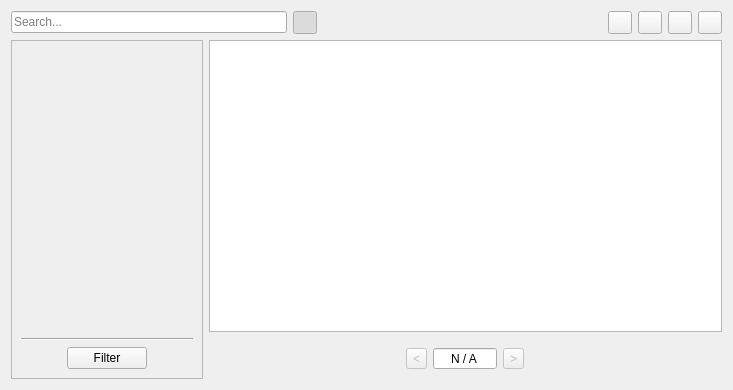
<?xml version="1.0" encoding="UTF-8"?>
<ui version="4.0">
 <class>Widgetry::DataInterface</class>
 <widget class="QWidget" name="Widgetry::DataInterface">
  <property name="geometry">
   <rect>
    <x>0</x>
    <y>0</y>
    <width>733</width>
    <height>390</height>
   </rect>
  </property>
  <property name="windowTitle">
   <string notr="true">Interface</string>
  </property>
  <layout class="QGridLayout" name="interfaceLayout" columnstretch="0,0,1">
   <item row="1" column="1" colspan="2">
    <widget class="QTableView" name="tableView">
     <property name="contextMenuPolicy">
      <enum>Qt::ContextMenuPolicy::CustomContextMenu</enum>
     </property>
     <property name="editTriggers">
      <set>QAbstractItemView::EditTrigger::NoEditTriggers</set>
     </property>
     <property name="selectionBehavior">
      <enum>QAbstractItemView::SelectionBehavior::SelectRows</enum>
     </property>
     <property name="sortingEnabled">
      <bool>true</bool>
     </property>
    </widget>
   </item>
   <item row="1" column="0" rowspan="2">
    <widget class="QFrame" name="filterFrame">
     <property name="frameShape">
      <enum>QFrame::Shape::StyledPanel</enum>
     </property>
     <layout class="QGridLayout" name="gridLayout_3">
      <item row="2" column="0">
       <spacer name="horizontalSpacer_4">
        <property name="orientation">
         <enum>Qt::Orientation::Horizontal</enum>
        </property>
        <property name="sizeHint" stdset="0">
         <size>
          <width>40</width>
          <height>20</height>
         </size>
        </property>
       </spacer>
      </item>
      <item row="2" column="2">
       <spacer name="horizontalSpacer_5">
        <property name="orientation">
         <enum>Qt::Orientation::Horizontal</enum>
        </property>
        <property name="sizeHint" stdset="0">
         <size>
          <width>40</width>
          <height>20</height>
         </size>
        </property>
       </spacer>
      </item>
      <item row="2" column="1">
       <widget class="QPushButton" name="filterButton">
        <property name="text">
         <string>Filter</string>
        </property>
       </widget>
      </item>
      <item row="0" column="0" colspan="3">
       <widget class="QWidget" name="filterContainer" native="true">
        <layout class="QVBoxLayout" name="filterContainerLayout">
         <property name="leftMargin">
          <number>0</number>
         </property>
         <property name="topMargin">
          <number>0</number>
         </property>
         <property name="rightMargin">
          <number>0</number>
         </property>
         <property name="bottomMargin">
          <number>0</number>
         </property>
        </layout>
       </widget>
      </item>
      <item row="1" column="0" colspan="3">
       <widget class="Line" name="line">
        <property name="orientation">
         <enum>Qt::Orientation::Horizontal</enum>
        </property>
       </widget>
      </item>
     </layout>
    </widget>
   </item>
   <item row="0" column="0" colspan="3">
    <widget class="QWidget" name="topBar" native="true">
     <layout class="QHBoxLayout" name="topBarLayout" stretch="0,0,0,0">
      <property name="leftMargin">
       <number>0</number>
      </property>
      <property name="topMargin">
       <number>0</number>
      </property>
      <property name="rightMargin">
       <number>0</number>
      </property>
      <property name="bottomMargin">
       <number>0</number>
      </property>
      <item>
       <widget class="QLineEdit" name="searchInput">
        <property name="maxLength">
         <number>30</number>
        </property>
        <property name="placeholderText">
         <string>Search...</string>
        </property>
       </widget>
      </item>
      <item>
       <widget class="QToolButton" name="toggleFiltersButtons">
        <property name="icon">
         <iconset resource="../resources/widgetry_resources.qrc">
          <normaloff>:/icons/filter_icon.png</normaloff>:/icons/filter_icon.png</iconset>
        </property>
        <property name="checkable">
         <bool>true</bool>
        </property>
        <property name="checked">
         <bool>true</bool>
        </property>
       </widget>
      </item>
      <item>
       <spacer name="horizontalSpacer_3">
        <property name="orientation">
         <enum>Qt::Orientation::Horizontal</enum>
        </property>
        <property name="sizeHint" stdset="0">
         <size>
          <width>40</width>
          <height>20</height>
         </size>
        </property>
       </spacer>
      </item>
      <item>
       <widget class="QWidget" name="buttonsContainer" native="true">
        <layout class="QHBoxLayout" name="buttonsContainerLayout">
         <property name="topMargin">
          <number>0</number>
         </property>
         <property name="rightMargin">
          <number>0</number>
         </property>
         <property name="bottomMargin">
          <number>0</number>
         </property>
         <item>
          <widget class="QToolButton" name="refreshButton">
           <property name="icon">
            <iconset resource="../resources/widgetry_resources.qrc">
             <normaloff>:/icons/action_refresh.png</normaloff>:/icons/action_refresh.png</iconset>
           </property>
          </widget>
         </item>
         <item>
          <widget class="QToolButton" name="addButton">
           <property name="icon">
            <iconset resource="../resources/widgetry_resources.qrc">
             <normaloff>:/icons/action_add.png</normaloff>:/icons/action_add.png</iconset>
           </property>
          </widget>
         </item>
         <item>
          <widget class="QToolButton" name="editButton">
           <property name="icon">
            <iconset resource="../resources/widgetry_resources.qrc">
             <normaloff>:/icons/action_edit.png</normaloff>:/icons/action_edit.png</iconset>
           </property>
          </widget>
         </item>
         <item>
          <widget class="QToolButton" name="deleteButton">
           <property name="icon">
            <iconset resource="../resources/widgetry_resources.qrc">
             <normaloff>:/icons/action_delete.png</normaloff>:/icons/action_delete.png</iconset>
           </property>
          </widget>
         </item>
        </layout>
       </widget>
      </item>
     </layout>
    </widget>
   </item>
   <item row="2" column="1" colspan="2">
    <widget class="QWidget" name="pageInputBar" native="true">
     <layout class="QHBoxLayout" name="horizontalLayout">
      <item>
       <spacer name="horizontalSpacer">
        <property name="orientation">
         <enum>Qt::Orientation::Horizontal</enum>
        </property>
        <property name="sizeHint" stdset="0">
         <size>
          <width>238</width>
          <height>20</height>
         </size>
        </property>
       </spacer>
      </item>
      <item>
       <widget class="QToolButton" name="previousPageButton">
        <property name="enabled">
         <bool>false</bool>
        </property>
        <property name="text">
         <string notr="true">&lt;</string>
        </property>
       </widget>
      </item>
      <item>
       <widget class="QSpinBox" name="pageInput">
        <property name="minimumSize">
         <size>
          <width>64</width>
          <height>0</height>
         </size>
        </property>
        <property name="wrapping">
         <bool>true</bool>
        </property>
        <property name="alignment">
         <set>Qt::AlignmentFlag::AlignCenter</set>
        </property>
        <property name="buttonSymbols">
         <enum>QAbstractSpinBox::ButtonSymbols::NoButtons</enum>
        </property>
        <property name="specialValueText">
         <string>N / A</string>
        </property>
        <property name="suffix">
         <string notr="true"> / 1</string>
        </property>
        <property name="minimum">
         <number>0</number>
        </property>
        <property name="maximum">
         <number>1</number>
        </property>
       </widget>
      </item>
      <item>
       <widget class="QToolButton" name="nextPageButton">
        <property name="enabled">
         <bool>false</bool>
        </property>
        <property name="text">
         <string notr="true">&gt;</string>
        </property>
       </widget>
      </item>
      <item>
       <spacer name="horizontalSpacer_2">
        <property name="orientation">
         <enum>Qt::Orientation::Horizontal</enum>
        </property>
        <property name="sizeHint" stdset="0">
         <size>
          <width>238</width>
          <height>20</height>
         </size>
        </property>
       </spacer>
      </item>
     </layout>
    </widget>
   </item>
  </layout>
 </widget>
 <resources>
  <include location="../resources/widgetry_resources.qrc"/>
 </resources>
 <connections>
  <connection>
   <sender>toggleFiltersButtons</sender>
   <signal>toggled(bool)</signal>
   <receiver>filterFrame</receiver>
   <slot>setVisible(bool)</slot>
   <hints>
    <hint type="sourcelabel">
     <x>313</x>
     <y>32</y>
    </hint>
    <hint type="destinationlabel">
     <x>168</x>
     <y>194</y>
    </hint>
   </hints>
  </connection>
  <connection>
   <sender>previousPageButton</sender>
   <signal>clicked()</signal>
   <receiver>pageInput</receiver>
   <slot>stepDown()</slot>
   <hints>
    <hint type="sourcelabel">
     <x>414</x>
     <y>355</y>
    </hint>
    <hint type="destinationlabel">
     <x>450</x>
     <y>359</y>
    </hint>
   </hints>
  </connection>
  <connection>
   <sender>nextPageButton</sender>
   <signal>clicked()</signal>
   <receiver>pageInput</receiver>
   <slot>stepUp()</slot>
   <hints>
    <hint type="sourcelabel">
     <x>511</x>
     <y>357</y>
    </hint>
    <hint type="destinationlabel">
     <x>472</x>
     <y>359</y>
    </hint>
   </hints>
  </connection>
  <connection>
   <sender>searchInput</sender>
   <signal>returnPressed()</signal>
   <receiver>refreshButton</receiver>
   <slot>click()</slot>
   <hints>
    <hint type="sourcelabel">
     <x>280</x>
     <y>22</y>
    </hint>
    <hint type="destinationlabel">
     <x>620</x>
     <y>22</y>
    </hint>
   </hints>
  </connection>
 </connections>
</ui>
